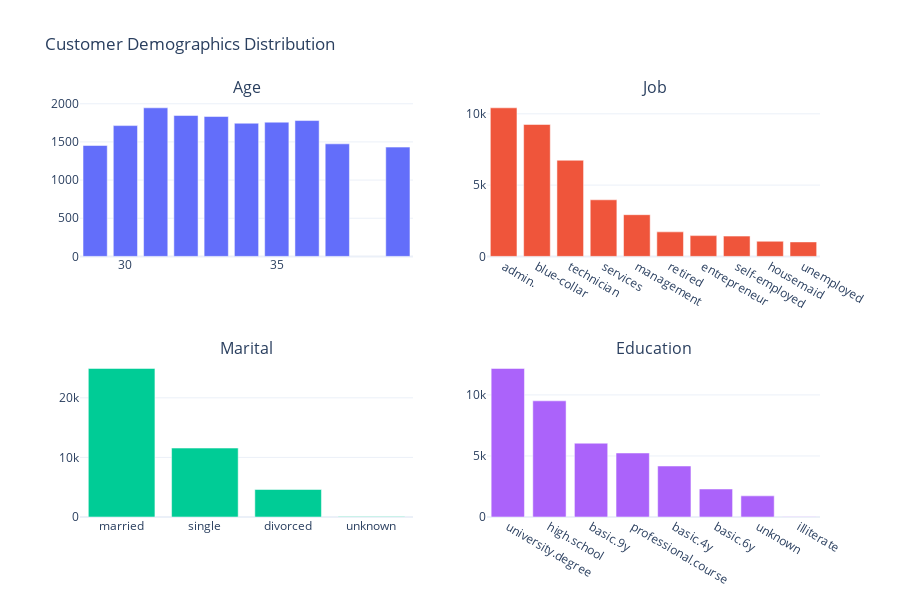

Notebook code for this chart:
### Markdown cell above
### 4.2 Variable Distributions

### Code cell
# Key demographic distributions
demo_vars = ['age', 'job', 'marital', 'education']

fig = make_subplots(
    rows=2, cols=2,
    subplot_titles=[v.capitalize() for v in demo_vars]
)

row_col = [(1,1), (1,2), (2,1), (2,2)]

for var, (row, col) in zip(demo_vars, row_col):
    value_counts = df[var].value_counts().head(10)
    
    fig.add_trace(
        go.Bar(x=value_counts.index, y=value_counts.values, name=var),
        row=row, col=col
    )

fig.update_layout(
    height=600,
    title_text="Customer Demographics Distribution",
    showlegend=False
)

fig.show()

### Figure 1 — Plotly figure (JSON) as saved in the notebook; plotly's stock layout.template omitted (floating-point values rounded to 4 significant figures)
{"data": [{"name": "age", "type": "bar", "x": [31, 32, 33, 36, 35, 34, 30, 37, 29, 39], "xaxis": "x", "y": [1947, 1846, 1833, 1780, 1759, 1745, 1714, 1475, 1453, 1432], "yaxis": "y"}, {"name": "job", "type": "bar", "x": ["admin.", "blue-collar", "technician", "services", "management", "retired", "entrepreneur", "self-employed", "housemaid", "unemployed"], "xaxis": "x2", "y": [10422, 9254, 6743, 3969, 2924, 1720, 1456, 1421, 1060, 1014], "yaxis": "y2"}, {"name": "marital", "type": "bar", "x": ["married", "single", "divorced", "unknown"], "xaxis": "x3", "y": [24928, 11568, 4612, 80], "yaxis": "y3"}, {"name": "education", "type": "bar", "x": ["university.degree", "high.school", "basic.9y", "professional.course", "basic.4y", "basic.6y", "unknown", "illiterate"], "xaxis": "x4", "y": [12168, 9515, 6045, 5243, 4176, 2292, 1731, 18], "yaxis": "y4"}], "layout": {"annotations": [{"font": {"size": 16}, "showarrow": false, "text": "Age", "x": 0.225, "xanchor": "center", "xref": "paper", "y": 1, "yanchor": "bottom", "yref": "paper"}, {"font": {"size": 16}, "showarrow": false, "text": "Job", "x": 0.775, "xanchor": "center", "xref": "paper", "y": 1, "yanchor": "bottom", "yref": "paper"}, {"font": {"size": 16}, "showarrow": false, "text": "Marital", "x": 0.225, "xanchor": "center", "xref": "paper", "y": 0.375, "yanchor": "bottom", "yref": "paper"}, {"font": {"size": 16}, "showarrow": false, "text": "Education", "x": 0.775, "xanchor": "center", "xref": "paper", "y": 0.375, "yanchor": "bottom", "yref": "paper"}], "height": 600, "showlegend": false, "title": {"text": "Customer Demographics Distribution"}, "xaxis": {"anchor": "y", "domain": [0, 0.45]}, "xaxis2": {"anchor": "y2", "domain": [0.55, 1]}, "xaxis3": {"anchor": "y3", "domain": [0, 0.45]}, "xaxis4": {"anchor": "y4", "domain": [0.55, 1]}, "yaxis": {"anchor": "x", "domain": [0.625, 1]}, "yaxis2": {"anchor": "x2", "domain": [0.625, 1]}, "yaxis3": {"anchor": "x3", "domain": [0, 0.375]}, "yaxis4": {"anchor": "x4", "domain": [0, 0.375]}}}
